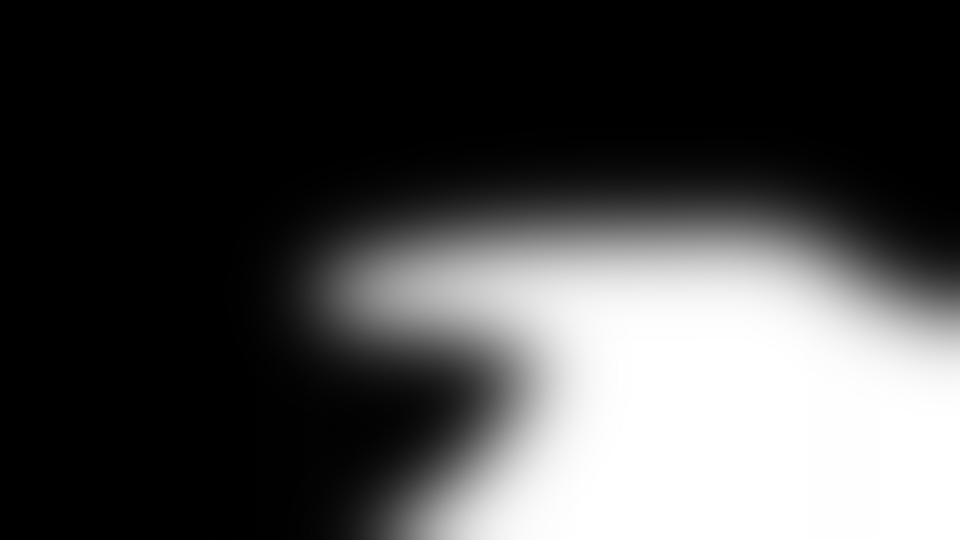
#> input picture Flow.jpg, 1920 x 1080 px (shown at 1/2 size)
$ python -i OptOffShoreDirection.py   (imports and definitions only)
#> lines starting #> are read from the running program, lines starting #| are printed output that depends on the picture; after the words box and inside, x2 and y2 are one past the last pixel; in counts of white or black regions, pixels touching at a corner belong together
#> further down, picture is the input picture: shape (1080, 1920, 3); min 0, max 255, mean 73.2
#################################################
# Anchen Sun
# Sep 17 2021
# Optimized Off-Shore Direction Calcuation
#################################################

import numpy as np
import cv2
import math
import os
import time
import concurrent.futures
from sympy import symbols, Eq, solve, log
from OFlib import azimuthAngle

#import copy

#Find Coastal Line
def DetCoLine(img):
    CoLine = cv2.medianBlur(img, 51)
    CoLine_smooth = cv2.GaussianBlur(CoLine, (7, 7), 0)
    #CoLine = cv2.Canny(CoLine_smooth, 50, 150)
    CoLine_l = cv2.Canny(CoLine_smooth, 100, 150)
#> CoLine_l: shape (1080, 1920); every value is 0
    sky_s = int(CoLine.shape[0] / 3)
#> sky_s = 360
    for j in range(CoLine.shape[1]):
        #flag = -1
        len_l = 0
        for i in range(CoLine.shape[0]):
            #len_l += 1
            if i < sky_s:
            #    CoLine[i][j] = 0
                CoLine_l[i][j] = 0
            # [5 lines of commented-out code are left out]
            if CoLine_l[i][j] == 255:
                flag = 1
        #if flag == -1:
        CoLine_l[CoLine.shape[0] - 1][j] = 255
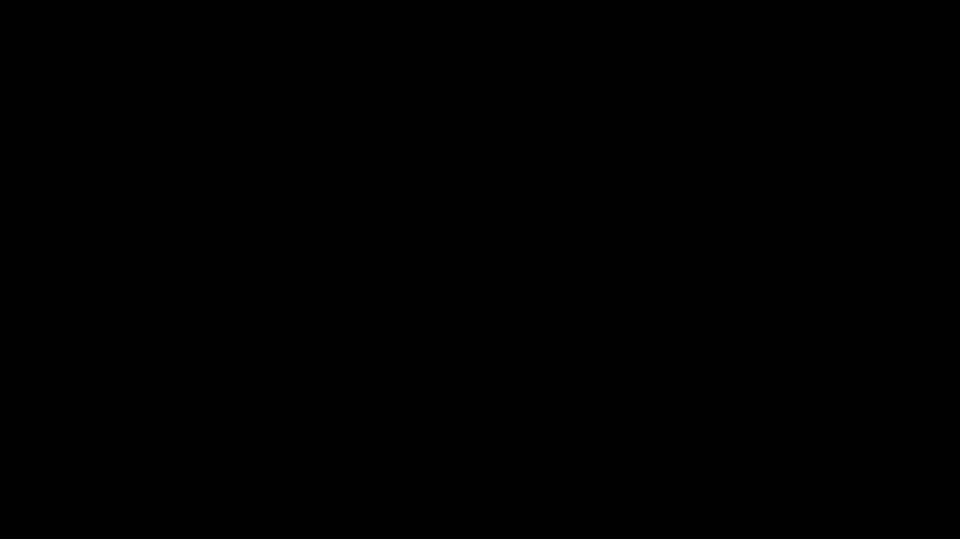
#> CoLine_l: shape (1080, 1920) (shown at 1/2 size); 0.09% white in thin lines or dots, all inside (x1, y1, x2, y2) = (0, 1079, 1920, 1080)
    return CoLine_l #, CoLine

#Generate Potential flow
# [118 lines left out: functions GenPotFlow, Find_Dis_Matrix, Find_Direction_Matrix, Find_Distance, not called in this run]

def Dis_Get(x, y, i, j):
    return int(math.sqrt(abs(x - i) ** 2 + abs(y - j) ** 2))

#Find Direction based on Generated flowimg
# [104 lines left out: functions Find_Direction, ReadMask, OffshoreDir, OffshoreDirLib, not called in this run]


# [5 lines not run here, left out]
    #get = OffshoreDir('Grand_New')
    #cv2.imwrite('test.jpg', get)

>>> import cv2
>>> picture = cv2.imread('Flow.jpg')
>>> result = DetCoLine(picture)
